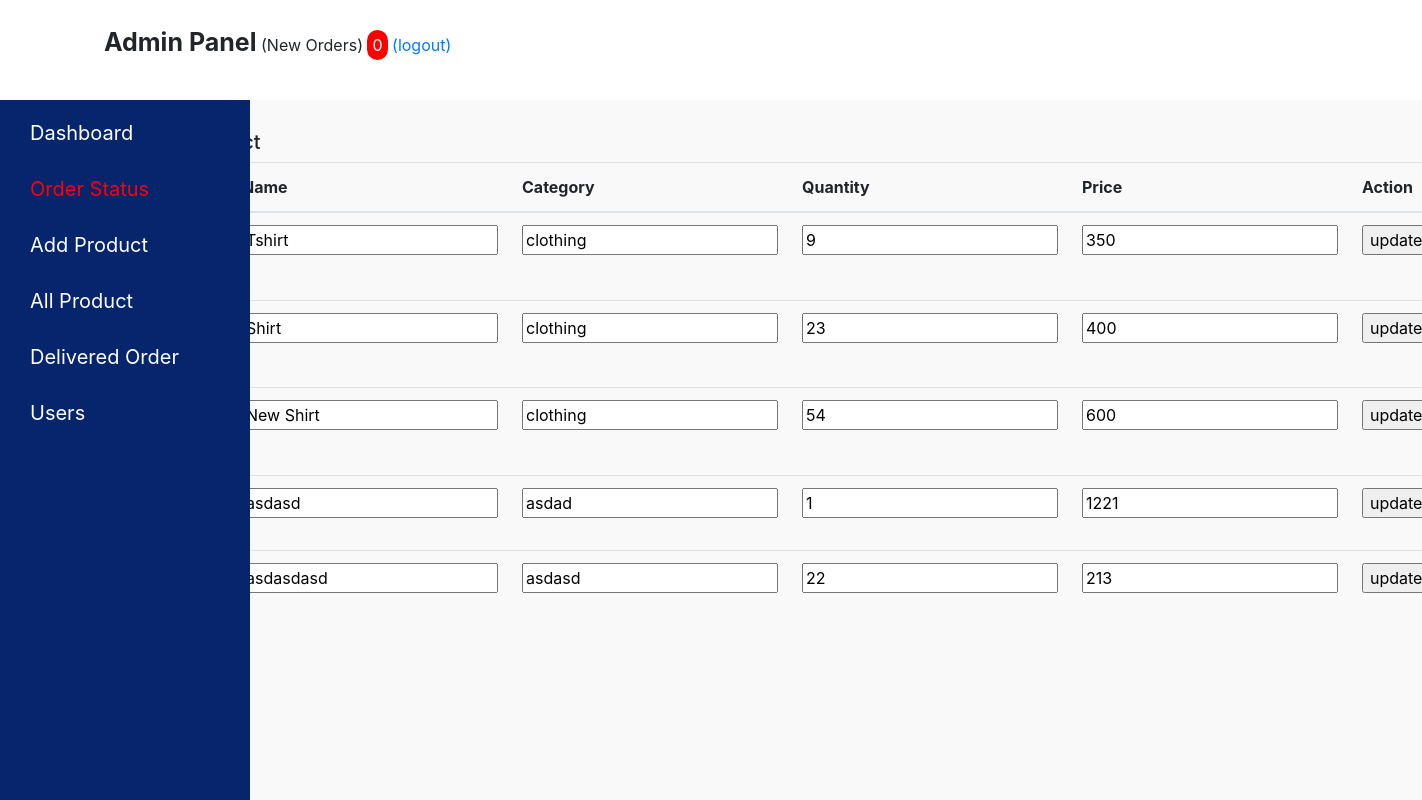
The page /admin/all_product.php (signed in) on the database its author committed.
### tables this page shows
CREATE TABLE `product` (
  `p_id` int(100) NOT NULL,
  `name` varchar(100) NOT NULL,
  `catagory` varchar(100) NOT NULL,
  `description` varchar(100) NOT NULL,
  `quantity` int(100) NOT NULL,
  `Price` int(100) NOT NULL,
  `imgname` varchar(100) NOT NULL
);

### admin/all_product.php (the view, shortened to what this page needs)
<?php
 include 'header.php';
 include 'lib/connection.php';
 $sql = "SELECT * FROM product";
 $result = $conn -> query ($sql);
?>
<!DOCTYPE html>
<html lang="en">
<head>
    <link rel="stylesheet" href="css/pending_orders.css">
</head>
<body>
<div class="container pendingbody">
  <h5>All Product</h5>
<table class="table">
  <thead>
    <tr>
      <th scope="col">Image</th>
      <th scope="col">Name</th>
      <th scope="col">Category</th>
      <th scope="col">Quantity</th>
      <th scope="col">Price</th>
      <th scope="col">Action</th>
    </tr>
  </thead>
  <tbody>
  <?php
          if (mysqli_num_rows($result) > 0) {
            while($row = mysqli_fetch_assoc($result)) {
              ?>
    <tr>
      <td><img src="product_img/<?php echo $row['imgname']; ?>" style="width:50px;"></td>
     <form action="<?php echo $_SERVER['PHP_SELF']; ?>" method="post">
        <td><input type="text" name="update_name"  value="<?php echo $row['name']; ?>" ></td>
        <td><input type="text" name="update_catagory"  value="<?php echo $row['catagory']; ?>" ></td>
        <td><input type="number" name="update_quantity"  value="<?php echo $row['quantity']; ?>" ></td>
        <td> <input type="number" name="update_Price" value="<?php echo $row['Price']; ?>" ></td>
        <td> <input type="submit" value="update" name="update_update_btn">
      </form></td>
    </tr>
    <?php
    }
        }
        else
            echo "0 results";
        ?>
  </tbody>
</table>
</div>
</body>
</html>

### admin/css/style.css (style rules this page uses)
body { background-color: #f9f9f9; }

### admin/css/pending_orders.css (style rules this page uses)
.pendingbody { padding-top: 30px; }

### rows shown on the page
product: update_name "Tshirt", update_catagory "clothing", update_quantity "9", update_Price "350"
product: update_name "Shirt", update_catagory "clothing", update_quantity "23", update_Price "400"
product: update_name "New Shirt", update_catagory "clothing", update_quantity "54", update_Price "600"
product: update_name "asdasd", update_catagory "asdad", update_quantity "1", update_Price "1221"
product: update_name "asdasdasd", update_catagory "asdasd", update_quantity "22", update_Price "213"

### other values the page prints
$c "0"
